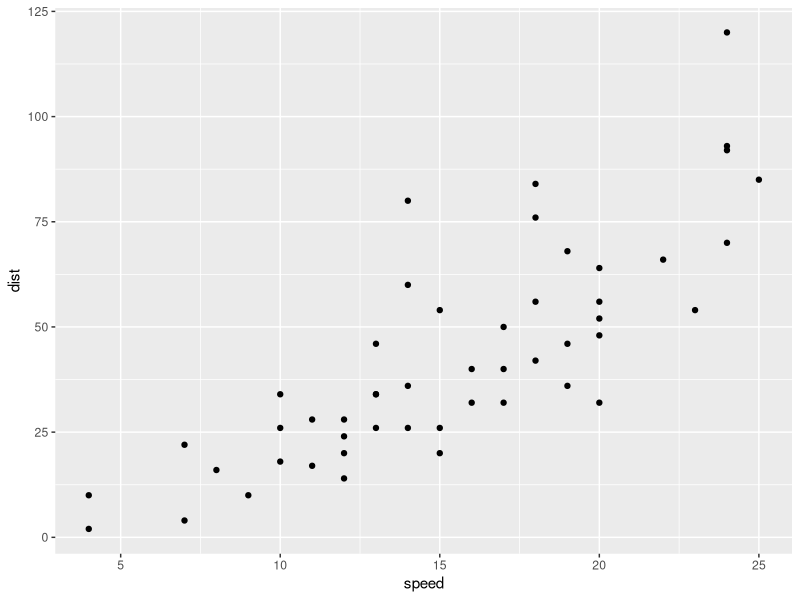
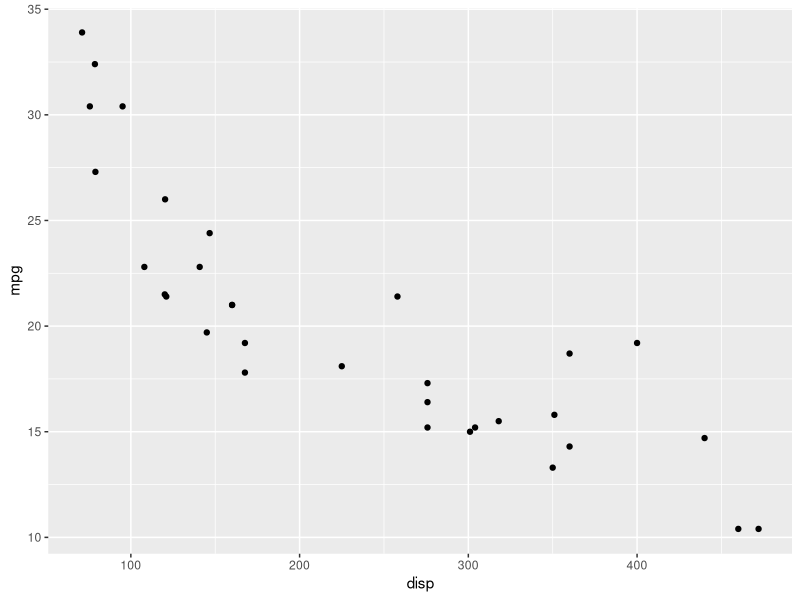
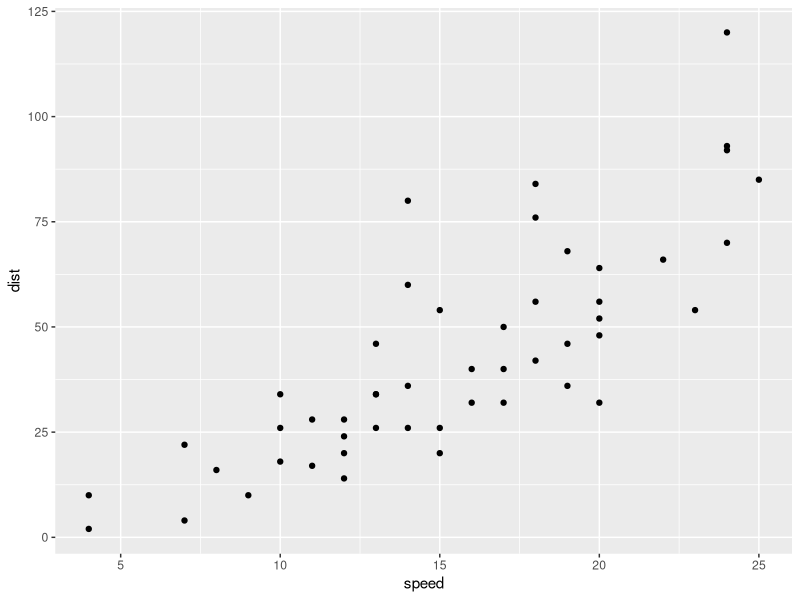
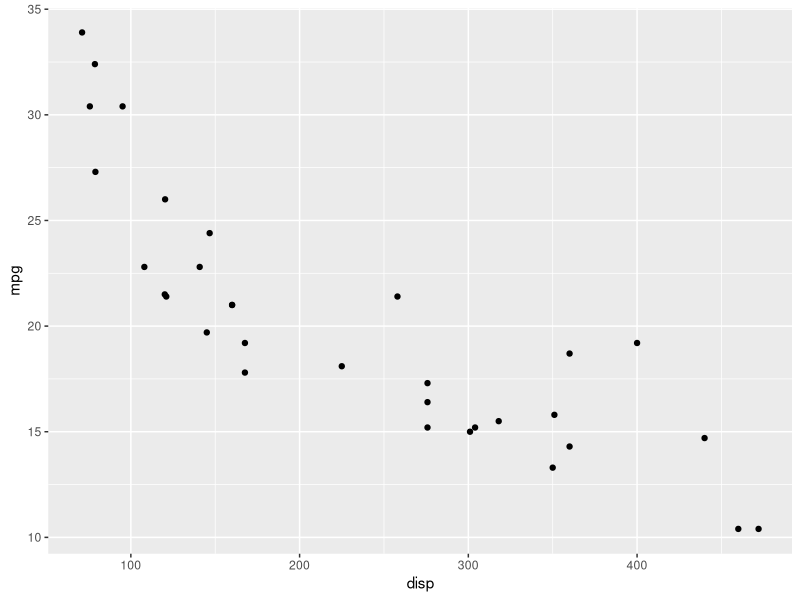
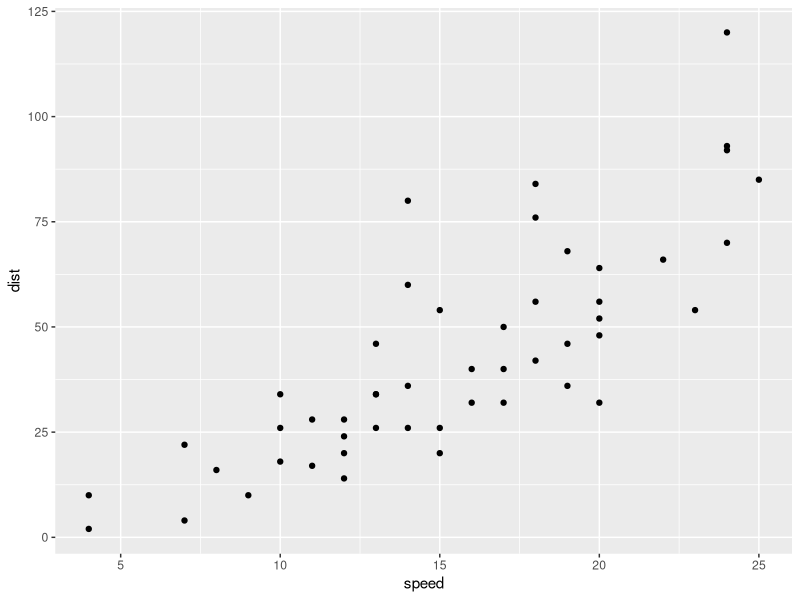
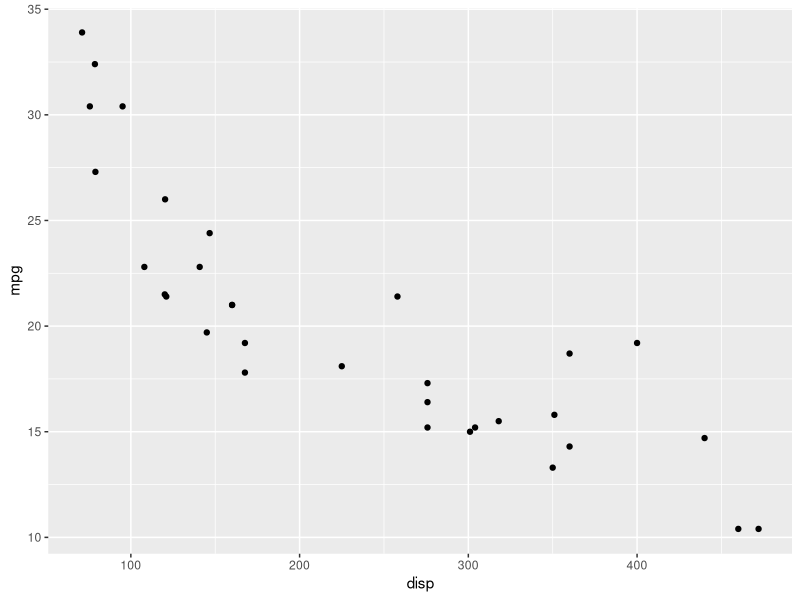
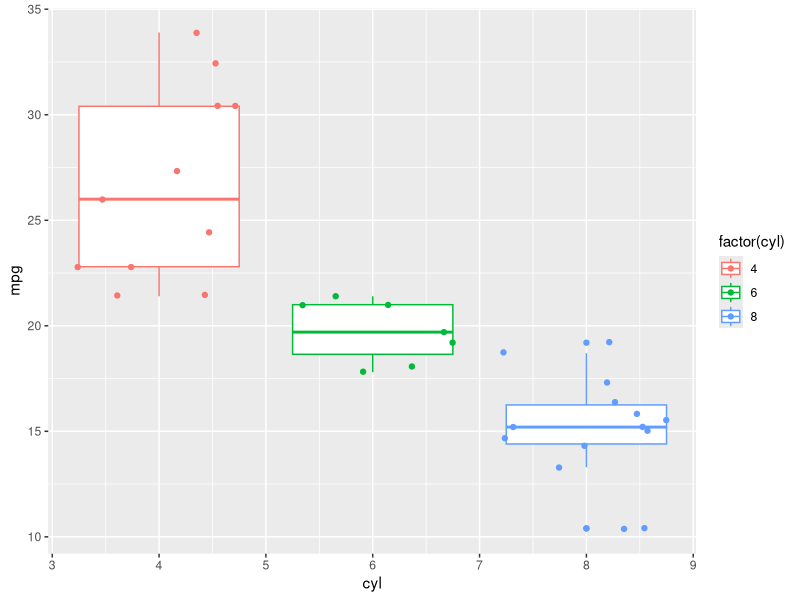

Reproduce these figures in R, in order.
## ---- chunk 1
library(ggplot2)
## ---- chunk 2
#| echo: fenced
#| layout-ncol: 2
#| fig-cap: 
#|   - "Speed and Stopping Distances of Cars"
#|   - "Engine displacement and fuel efficiency in Cars"

cars |> 
  ggplot(aes(x = speed, y = dist)) +
  geom_point()

mtcars |> 
  ggplot(aes(x = disp, y = mpg)) +
  geom_point()
## ---- chunk 3
#| echo: fenced
#| label: fig-charts
#| fig-cap: Charts
#| fig-subcap: 
#|   - "Cars"
#|   - "mtcars"
#| layout-ncol: 2

cars |> 
  ggplot(aes(x = speed, y = dist)) +
  geom_point()

mtcars |> 
  ggplot(aes(x = disp, y = mpg)) +
  geom_point()
## ---- chunk 4
#| echo: fenced
#| layout: [[45,-10, 45], [100]]

cars |> 
  ggplot(aes(x = speed, y = dist)) +
  geom_point()

mtcars |> 
  ggplot(aes(x = disp, y = mpg)) +
  geom_point()

mtcars |> 
  ggplot(aes(x = cyl, y = mpg, group = cyl, color = factor(cyl))) +
  geom_boxplot() +
  geom_jitter()
